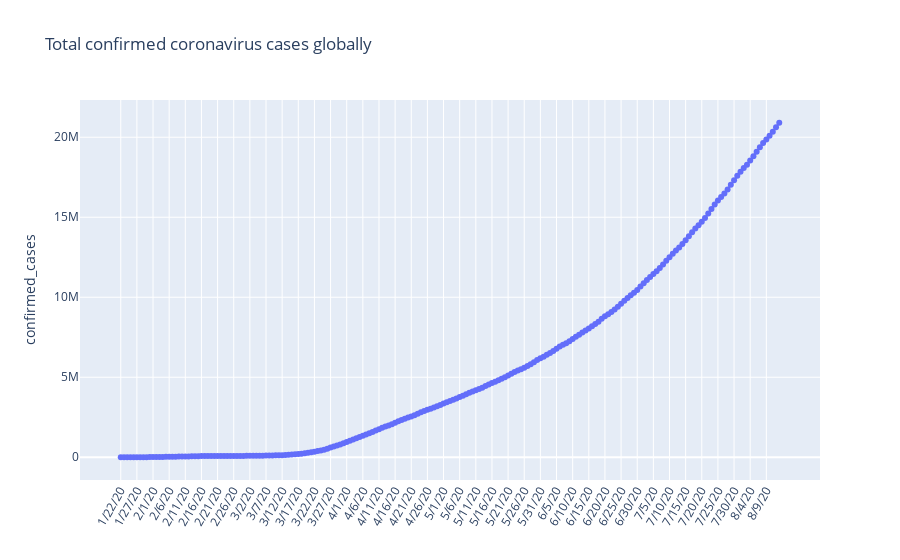

This figure's notebook cell:
### Code cell
fig_1 = go.Figure(data=go.Scatter(x=confirmed_ts_summary.index, y=confirmed_ts_summary.values,mode = 'lines+markers'))
fig_1.update_layout(title='Total confirmed coronavirus cases globally', yaxis_title = 'confirmed_cases', xaxis_tickangle = 300)

fig_1.show()

### Figure 1 — Plotly figure (JSON) as saved in the notebook; plotly's stock layout.template omitted (floating-point values rounded to 4 significant figures; data arrays with more than 128 entries replaced by an {"elided": "..."} marker saying what was removed)
{"data": [{"mode": "lines+markers", "type": "scatter", "x": {"elided": "205 str values"}, "y": {"elided": "205 int values"}}], "layout": {"title": {"text": "Total confirmed coronavirus cases globally"}, "xaxis": {"tickangle": -60}, "yaxis": {"title": {"text": "confirmed_cases"}}}}
